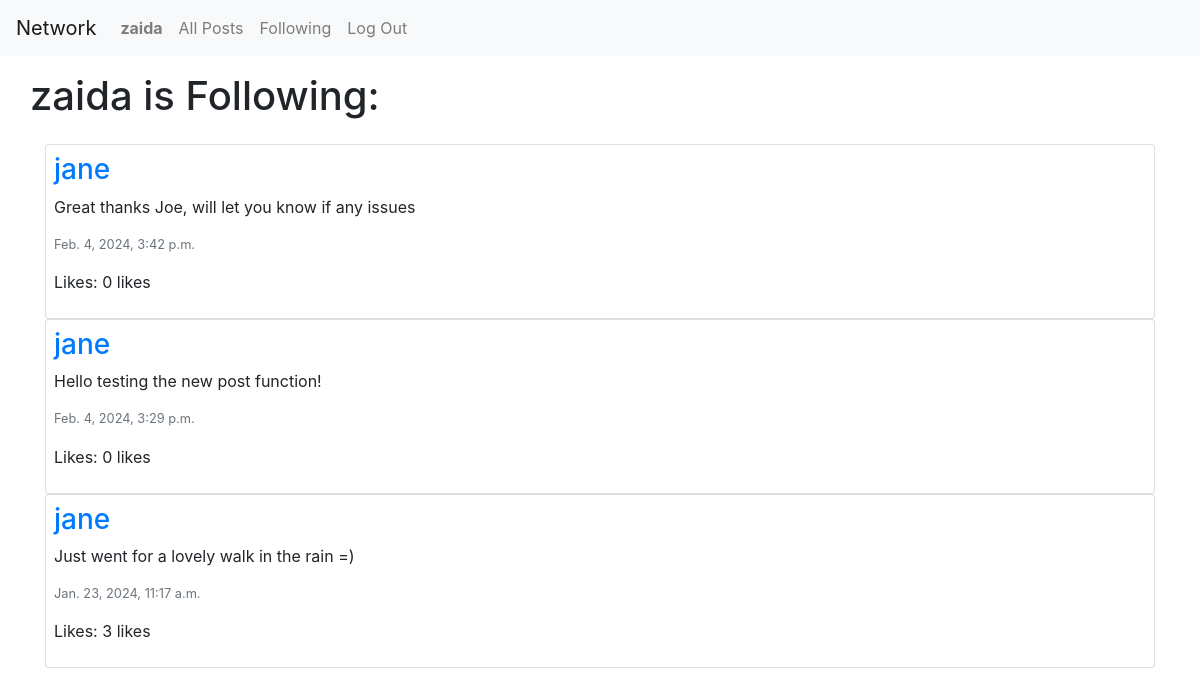
Page /following (signed in) on the committed database.
### network/models.py (models this page shows, shortened)
class User(AbstractUser):
    pass

class Post(models.Model):
    author= models.ForeignKey("User", on_delete=models.CASCADE, related_name='posts')
    content = models.CharField(max_length=300)
    timestamp = models.DateTimeField(auto_now_add=True)
    like = models.IntegerField(default=0)

### network/views.py (the view)
# urls.py: path("following", views.following, name="following"),
def following(request):
    current_user = User.objects.get(pk=request.user.id)
    followingUsers = Follower.objects.filter(follower=current_user)
    posts_list = Post.objects.all().order_by('id').reverse()
    follPosts = []
    for post in posts_list:
        for person in followingUsers:
            if person.followed == post.author:
                follPosts.append(post)
    paginator = Paginator(follPosts, 10)
    page_number = request.GET.get('page')
    page_obj = paginator.get_page(page_number)
    return render(request, "network/following.html", {
        'page_obj': page_obj,
        'username': current_user,
    })

### network/templates/network/following.html (shortened to what this page needs)
{% extends "network/layout.html" %} {% load static %} {% block body %}
<div id="title" class="row my-3">
  <h1 class>{{ username }} is Following:</h1>
</div>
  <div id="all-posts">
    {% for post in page_obj %}
    <div class="card  p-2">
    <h3>
      <a href="{% url 'profile' user_id=post.author.id %}"
        >{{ post.author }}</a
      >
    </h3>
      <p>{{ post.content }}</p>
      <p class="text-secondary lh-1 small">{{ post.timestamp }}</p>
      <p>
        <span class="like_count" id="like_count_{{post.id}}"
          >Likes: {{ post.like }} {% if post.like == 1 %} like {% else %} likes
          {% endif %}
        </span>
      </p>
    </div>
    {% empty %}
    <h3>Not following any users yet</h3>
    {% endfor %}
  </div>
</div>
{% endblock %}

### network/templates/network/layout.html (shortened to what this page needs)
{% load static %}
<!DOCTYPE html>
<html lang="en">
  <head>
    <link
      rel="stylesheet"
      href="https://stackpath.bootstrapcdn.com/bootstrap/4.4.1/css/bootstrap.min.css"
    />
    <link href="{% static 'network/styles.css' %}" rel="stylesheet" />
    <link
      rel="stylesheet"
      href="https://cdnjs.cloudflare.com/ajax/libs/font-awesome/4.7.0/css/font-awesome.min.css"
    />
  </head>
  <body>
    <nav class="navbar navbar-expand-lg navbar-light bg-light">
      <a class="navbar-brand" href="{% url 'index' %}">Network</a>
      <div>
        <ul class="navbar-nav mr-auto">
          {% if user.is_authenticated %}
          <li class="nav-item">
            <a class="nav-link" href="{% url 'profile' user_id=user.id %}"
              ><strong>{{ user.username }}</strong></a
            >
          </li>
          {% endif %}
          <li class="nav-item">
            <a class="nav-link" href="{% url 'index' %}">All Posts</a>
          </li>
          {% if user.is_authenticated %}
          <li class="nav-item">
            <a class="nav-link" href="{% url 'following' %}">Following</a>
          </li>
          <li class="nav-item">
            <a class="nav-link" href="{% url 'logout' %}">Log Out</a>
          </li>
          {% endif %}
        </ul>
      </div>
    </nav>
    <div class="container">
      <div class="body">{% block body %} {% endblock %}</div>
  </body>
</html>

### rows in the picture
User: username "zaida"
Post: author "jane", content "Great thanks Joe, will let you know if any issues", timestamp "Feb. 4, 2024, 3:42 p.m.", like "0", shows "likes"
Post: author "jane", content "Hello testing the new post function!", timestamp "Feb. 4, 2024, 3:29 p.m.", like "0", shows "likes"
Post: author "jane", content "Just went for a lovely walk in the rain =)", timestamp "Jan. 23, 2024, 11:17 a.m.", like "3", shows "likes"
